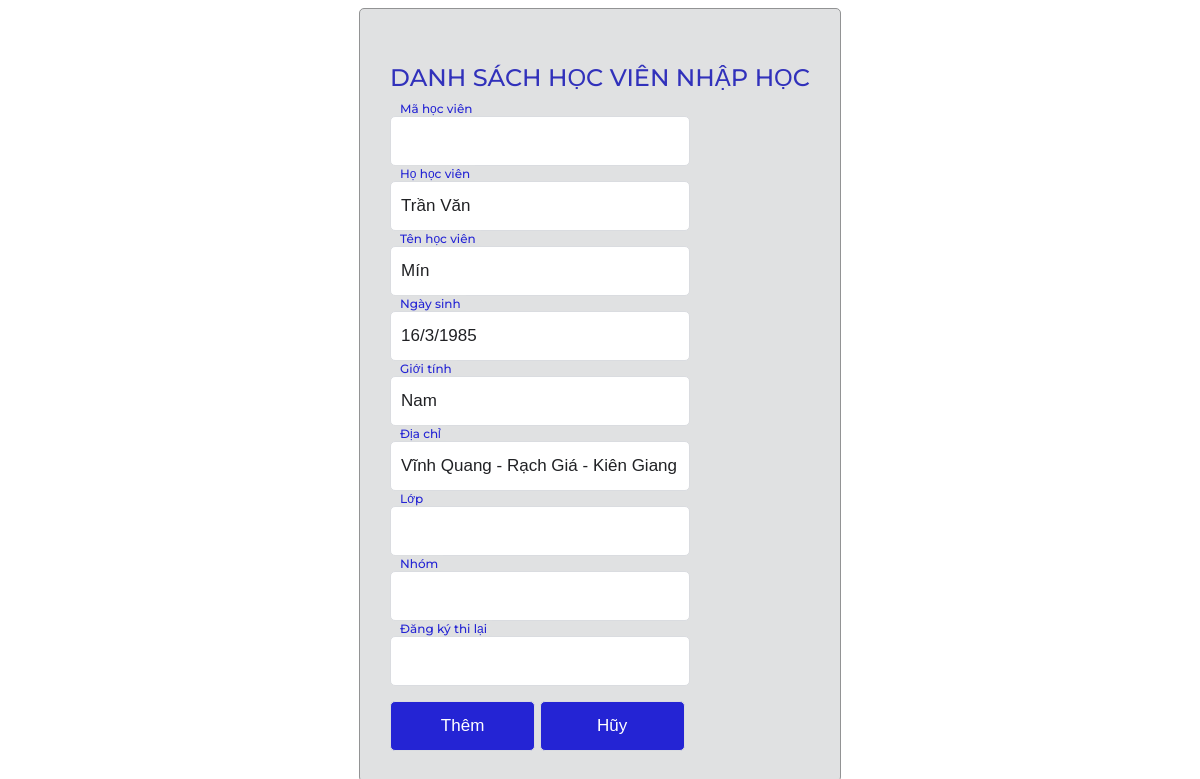
The app's page /hocvien/hvnhaphoc.php?id=2 with its own data.
### tables this page shows
CREATE TABLE `dangky` (
  `id` int(11) NOT NULL,
  `hohocvien` varchar(50) NOT NULL,
  `tenhocvien` varchar(10) NOT NULL,
  `ngaysinh` varchar(20) NOT NULL,
  `gioitinh` varchar(3) NOT NULL,
  `hokhau` varchar(200) NOT NULL,
  `dienthoai` varchar(10) NOT NULL,
  `hang` varchar(2) NOT NULL
);

### hocvien/hvnhaphoc.php (the view, shortened to what this page needs)
<!DOCTYPE html>
<html lang="en">
<head>
</head>
<body>
<?php
	$id = $_GET['id'];
	include('connect.php');
	$sql="SELECT * FROM dangky WHERE id='$id'";
	$rs=mysqli_query($conn,$sql);
    $row=mysqli_fetch_array($rs);
?>
    <div id="wrapper">
        <form id="form2" action="luuhocvien.php" method="post" role="form">
            <h3>DANH SÁCH HỌC VIÊN NHẬP HỌC</h3>
            <div class="form-group">
                <input type="text" name="mahv" id="mahv" value="">
                <label for="">Mã học viên</label>
            </div>
            <div class="form-group">
                <input type="text" name="hohocvien" id="hohocvien" value="<?php echo $row['hohocvien'];?>">
                <label for="">Họ học viên</label>
            </div>
            <div class="form-group">
                <input type="tenhocvien" name="tenhocvien" id="tenhocvien" value="<?php echo $row['tenhocvien'];?>">
                <label for="">Tên học viên</label>
            </div>
            <div class="form-group">
                <input type="text" name="ngaysinh" id="ngaysinh" value="<?php echo $row['ngaysinh'];?>">
                <label for="">Ngày sinh</label>
            </div>
            <div class="form-group">
                <input type="text" name="gioitinh" id="gioitinh" value="<?php echo $row['gioitinh'];?>">
                <label for="">Giới tính</label>
            </div>
            <div class="form-group">
                <input type="text" name="hokhau" id="hokhau" value="<?php echo $row['hokhau'];?>">
                <label for="">Địa chỉ</label>
            </div>
            <div class="form-group">
                <input type="text" name="malop" id="malop" value="">
                <label for="">Lớp</label>
            </div>
            <div class="form-group">
                <input type="text" name="nhom" id="nhom" value="">
                <label for="">Nhóm</label>
            </div>
            <div class="form-group">
                <input type="text" name="dangkythilai" id="dangkythilai" value="">
                <label for="">Đăng ký thi lại</label>
            </div>
            <input type="submit" value= "Thêm" id="btn-login">
            <form id="form2" action="dshocvien.php" method="post" role="form">
            <input type="reset" value= "Hũy" id="btn-reset" >
            </form>
        </form>
    </div>
</body>
</html>

### hocvien/hvnhaphoc.php (style rules this page uses)
* { box-sizing: border-box; }
body { font-family: 'Montserrat', sans-serif; font-size: 17px; }
#wrapper { display:flex; justify-content: center; align-items: center; min-height: 80vh; }
form { border: 1px solid #929394; border-radius: 5px; padding: 30px; background:#e0e1e2 ; }
h3 { text-align: center; font-size: 24px; font-weight: 500; color: rgb(49, 49, 187); }
.form-group { margin-bottom: 15px; position: relative; }
input { height: 50px; width: 300px; outline: none; border: 1px solid #dadce0; padding: 10px; border-radius: 5px; font-size: inherit; color: #202124; transition: all 0.3s ease-in-out; }
label { position: absolute; padding: 0px 5px ; left: 5px; top:50%; pointer-events: none; transform: translateY(-50%); background: white; transition: all 0.3s ease-in-out; }
.form-group input:focus + label, .form-group input:valid + label { top:-8px; font-size: 12px; font-weight: 500; color: rgb(36, 36, 212); background: #e0e1e2; }
input#btn-login { width:145px; background: rgb(36, 36, 212); color: white; cursor: pointer; }
input#btn-reset { width:145px; background: rgb(36, 36, 212); color: white; cursor: pointer; }

### records on screen
dangky: hohocvien "Trần Văn", tenhocvien "Mín", ngaysinh "16/3/1985", gioitinh "Nam", hokhau "Vĩnh Quang - Rạch Giá - Kiên Giang"
